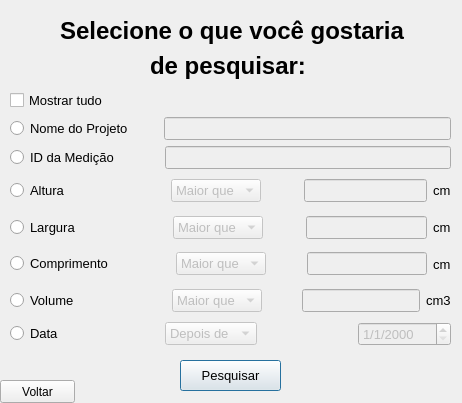
<?xml version="1.0" encoding="UTF-8"?>
<ui version="4.0">
 <class>Dialog</class>
 <widget class="QDialog" name="Dialog">
  <property name="geometry">
   <rect>
    <x>0</x>
    <y>0</y>
    <width>462</width>
    <height>403</height>
   </rect>
  </property>
  <property name="windowTitle">
   <string>Dialog</string>
  </property>
  <widget class="QLabel" name="label_2">
   <property name="geometry">
    <rect>
     <x>60</x>
     <y>0</y>
     <width>351</width>
     <height>61</height>
    </rect>
   </property>
   <property name="font">
    <font>
     <family>Arial</family>
     <pointsize>18</pointsize>
     <weight>75</weight>
     <bold>true</bold>
     <underline>false</underline>
     <strikeout>false</strikeout>
     <kerning>true</kerning>
    </font>
   </property>
   <property name="text">
    <string>Selecione o que você gostaria </string>
   </property>
  </widget>
  <widget class="QLabel" name="label_3">
   <property name="geometry">
    <rect>
     <x>150</x>
     <y>30</y>
     <width>161</width>
     <height>71</height>
    </rect>
   </property>
   <property name="font">
    <font>
     <family>Arial</family>
     <pointsize>18</pointsize>
     <weight>75</weight>
     <bold>true</bold>
     <underline>false</underline>
     <strikeout>false</strikeout>
     <kerning>true</kerning>
    </font>
   </property>
   <property name="text">
    <string>de pesquisar:</string>
   </property>
  </widget>
  <widget class="QPushButton" name="pesquisarButton">
   <property name="geometry">
    <rect>
     <x>180</x>
     <y>360</y>
     <width>101</width>
     <height>31</height>
    </rect>
   </property>
   <property name="font">
    <font>
     <family>Arial</family>
     <pointsize>10</pointsize>
    </font>
   </property>
   <property name="text">
    <string>Pesquisar</string>
   </property>
  </widget>
  <widget class="QPushButton" name="voltarButton">
   <property name="geometry">
    <rect>
     <x>0</x>
     <y>380</y>
     <width>75</width>
     <height>23</height>
    </rect>
   </property>
   <property name="text">
    <string>Voltar</string>
   </property>
  </widget>
  <widget class="QWidget" name="layoutWidget">
   <property name="geometry">
    <rect>
     <x>10</x>
     <y>90</y>
     <width>441</width>
     <height>256</height>
    </rect>
   </property>
   <property name="font">
    <font>
     <family>Arial</family>
     <pointsize>10</pointsize>
    </font>
   </property>
   <layout class="QVBoxLayout" name="verticalLayout">
    <item>
     <layout class="QHBoxLayout" name="horizontalLayout_8">
      <item>
       <widget class="QCheckBox" name="tudoRB">
        <property name="font">
         <font>
          <family>Arial</family>
          <pointsize>10</pointsize>
         </font>
        </property>
        <property name="cursor">
         <cursorShape>ArrowCursor</cursorShape>
        </property>
        <property name="text">
         <string>Mostrar tudo</string>
        </property>
       </widget>
      </item>
     </layout>
    </item>
    <item>
     <layout class="QHBoxLayout" name="horizontalLayout_7">
      <item>
       <widget class="QRadioButton" name="nomeRB">
        <property name="enabled">
         <bool>true</bool>
        </property>
        <property name="font">
         <font>
          <family>Arial</family>
          <pointsize>10</pointsize>
         </font>
        </property>
        <property name="text">
         <string>Nome do Projeto       </string>
        </property>
       </widget>
      </item>
      <item>
       <widget class="QLineEdit" name="nomeText">
        <property name="enabled">
         <bool>false</bool>
        </property>
       </widget>
      </item>
     </layout>
    </item>
    <item>
     <layout class="QHBoxLayout" name="horizontalLayout_5">
      <item>
       <widget class="QRadioButton" name="idRB">
        <property name="enabled">
         <bool>true</bool>
        </property>
        <property name="font">
         <font>
          <family>Arial</family>
          <pointsize>10</pointsize>
         </font>
        </property>
        <property name="text">
         <string>ID da Medição           </string>
        </property>
        <attribute name="buttonGroup">
         <string notr="true">filtros</string>
        </attribute>
       </widget>
      </item>
      <item>
       <widget class="QLineEdit" name="idText">
        <property name="enabled">
         <bool>false</bool>
        </property>
       </widget>
      </item>
     </layout>
    </item>
    <item>
     <layout class="QHBoxLayout" name="horizontalLayout_3">
      <item>
       <widget class="QRadioButton" name="alturaRB">
        <property name="enabled">
         <bool>true</bool>
        </property>
        <property name="font">
         <font>
          <family>Arial</family>
          <pointsize>10</pointsize>
         </font>
        </property>
        <property name="text">
         <string>Altura                </string>
        </property>
        <attribute name="buttonGroup">
         <string notr="true">filtros</string>
        </attribute>
       </widget>
      </item>
      <item>
       <spacer name="horizontalSpacer_5">
        <property name="orientation">
         <enum>Qt::Horizontal</enum>
        </property>
        <property name="sizeHint" stdset="0">
         <size>
          <width>40</width>
          <height>20</height>
         </size>
        </property>
       </spacer>
      </item>
      <item>
       <widget class="QComboBox" name="alturaCB">
        <property name="enabled">
         <bool>false</bool>
        </property>
        <item>
         <property name="text">
          <string>Maior que</string>
         </property>
        </item>
        <item>
         <property name="text">
          <string>Menor que</string>
         </property>
        </item>
        <item>
         <property name="text">
          <string>Igual a</string>
         </property>
        </item>
       </widget>
      </item>
      <item>
       <spacer name="horizontalSpacer_10">
        <property name="orientation">
         <enum>Qt::Horizontal</enum>
        </property>
        <property name="sizeHint" stdset="0">
         <size>
          <width>40</width>
          <height>20</height>
         </size>
        </property>
       </spacer>
      </item>
      <item>
       <widget class="QLineEdit" name="alturaText">
        <property name="enabled">
         <bool>false</bool>
        </property>
       </widget>
      </item>
      <item>
       <widget class="QLabel" name="label">
        <property name="text">
         <string>cm</string>
        </property>
       </widget>
      </item>
     </layout>
    </item>
    <item>
     <layout class="QHBoxLayout" name="horizontalLayout_2">
      <item>
       <widget class="QRadioButton" name="larguraRB">
        <property name="font">
         <font>
          <family>Arial</family>
          <pointsize>10</pointsize>
         </font>
        </property>
        <property name="text">
         <string>Largura              </string>
        </property>
        <attribute name="buttonGroup">
         <string notr="true">filtros</string>
        </attribute>
       </widget>
      </item>
      <item>
       <spacer name="horizontalSpacer_2">
        <property name="orientation">
         <enum>Qt::Horizontal</enum>
        </property>
        <property name="sizeHint" stdset="0">
         <size>
          <width>40</width>
          <height>20</height>
         </size>
        </property>
       </spacer>
      </item>
      <item>
       <widget class="QComboBox" name="larguraCB">
        <property name="enabled">
         <bool>false</bool>
        </property>
        <item>
         <property name="text">
          <string>Maior que</string>
         </property>
        </item>
        <item>
         <property name="text">
          <string>Menor que</string>
         </property>
        </item>
        <item>
         <property name="text">
          <string>Igual a</string>
         </property>
        </item>
       </widget>
      </item>
      <item>
       <spacer name="horizontalSpacer">
        <property name="orientation">
         <enum>Qt::Horizontal</enum>
        </property>
        <property name="sizeHint" stdset="0">
         <size>
          <width>40</width>
          <height>20</height>
         </size>
        </property>
       </spacer>
      </item>
      <item>
       <widget class="QLineEdit" name="larguraText">
        <property name="enabled">
         <bool>false</bool>
        </property>
       </widget>
      </item>
      <item>
       <widget class="QLabel" name="label_4">
        <property name="text">
         <string>cm</string>
        </property>
       </widget>
      </item>
     </layout>
    </item>
    <item>
     <layout class="QHBoxLayout" name="horizontalLayout_6">
      <item>
       <widget class="QRadioButton" name="comprimentoRB">
        <property name="font">
         <font>
          <family>Arial</family>
          <pointsize>10</pointsize>
         </font>
        </property>
        <property name="text">
         <string>Comprimento      </string>
        </property>
        <attribute name="buttonGroup">
         <string notr="true">filtros</string>
        </attribute>
       </widget>
      </item>
      <item>
       <spacer name="horizontalSpacer_15">
        <property name="orientation">
         <enum>Qt::Horizontal</enum>
        </property>
        <property name="sizeHint" stdset="0">
         <size>
          <width>40</width>
          <height>20</height>
         </size>
        </property>
       </spacer>
      </item>
      <item>
       <widget class="QComboBox" name="comprimentoCB">
        <property name="enabled">
         <bool>false</bool>
        </property>
        <item>
         <property name="text">
          <string>Maior que</string>
         </property>
        </item>
        <item>
         <property name="text">
          <string>Menor que</string>
         </property>
        </item>
        <item>
         <property name="text">
          <string>Igual a</string>
         </property>
        </item>
       </widget>
      </item>
      <item>
       <spacer name="horizontalSpacer_16">
        <property name="orientation">
         <enum>Qt::Horizontal</enum>
        </property>
        <property name="sizeHint" stdset="0">
         <size>
          <width>40</width>
          <height>20</height>
         </size>
        </property>
       </spacer>
      </item>
      <item>
       <widget class="QLineEdit" name="comprimentoText">
        <property name="enabled">
         <bool>false</bool>
        </property>
       </widget>
      </item>
      <item>
       <widget class="QLabel" name="label_5">
        <property name="text">
         <string>cm</string>
        </property>
       </widget>
      </item>
     </layout>
    </item>
    <item>
     <layout class="QHBoxLayout" name="horizontalLayout_4">
      <item>
       <widget class="QRadioButton" name="volumeRB">
        <property name="font">
         <font>
          <family>Arial</family>
          <pointsize>10</pointsize>
         </font>
        </property>
        <property name="text">
         <string>Volume               </string>
        </property>
        <attribute name="buttonGroup">
         <string notr="true">filtros</string>
        </attribute>
       </widget>
      </item>
      <item>
       <spacer name="horizontalSpacer_11">
        <property name="orientation">
         <enum>Qt::Horizontal</enum>
        </property>
        <property name="sizeHint" stdset="0">
         <size>
          <width>40</width>
          <height>20</height>
         </size>
        </property>
       </spacer>
      </item>
      <item>
       <widget class="QComboBox" name="volumeCB">
        <property name="enabled">
         <bool>false</bool>
        </property>
        <item>
         <property name="text">
          <string>Maior que</string>
         </property>
        </item>
        <item>
         <property name="text">
          <string>Menor que</string>
         </property>
        </item>
        <item>
         <property name="text">
          <string>Igual a</string>
         </property>
        </item>
       </widget>
      </item>
      <item>
       <spacer name="horizontalSpacer_12">
        <property name="orientation">
         <enum>Qt::Horizontal</enum>
        </property>
        <property name="sizeHint" stdset="0">
         <size>
          <width>40</width>
          <height>20</height>
         </size>
        </property>
       </spacer>
      </item>
      <item>
       <widget class="QLineEdit" name="volumeText">
        <property name="enabled">
         <bool>false</bool>
        </property>
       </widget>
      </item>
      <item>
       <widget class="QLabel" name="label_6">
        <property name="text">
         <string>cm3</string>
        </property>
       </widget>
      </item>
     </layout>
    </item>
    <item>
     <layout class="QHBoxLayout" name="horizontalLayout">
      <item>
       <widget class="QRadioButton" name="dataRB">
        <property name="font">
         <font>
          <family>Arial</family>
          <pointsize>10</pointsize>
         </font>
        </property>
        <property name="text">
         <string>Data</string>
        </property>
        <attribute name="buttonGroup">
         <string notr="true">filtros</string>
        </attribute>
       </widget>
      </item>
      <item>
       <spacer name="horizontalSpacer_3">
        <property name="orientation">
         <enum>Qt::Horizontal</enum>
        </property>
        <property name="sizeHint" stdset="0">
         <size>
          <width>40</width>
          <height>20</height>
         </size>
        </property>
       </spacer>
      </item>
      <item>
       <widget class="QComboBox" name="dataCB">
        <property name="enabled">
         <bool>false</bool>
        </property>
        <item>
         <property name="text">
          <string>Depois de</string>
         </property>
        </item>
        <item>
         <property name="text">
          <string>Antes de</string>
         </property>
        </item>
        <item>
         <property name="text">
          <string>Na data de</string>
         </property>
        </item>
       </widget>
      </item>
      <item>
       <spacer name="horizontalSpacer_4">
        <property name="orientation">
         <enum>Qt::Horizontal</enum>
        </property>
        <property name="sizeHint" stdset="0">
         <size>
          <width>40</width>
          <height>20</height>
         </size>
        </property>
       </spacer>
      </item>
      <item>
       <widget class="QDateEdit" name="data">
        <property name="enabled">
         <bool>false</bool>
        </property>
        <property name="displayFormat">
         <string>d/M/yyyy</string>
        </property>
       </widget>
      </item>
     </layout>
    </item>
   </layout>
  </widget>
 </widget>
 <resources/>
 <connections>
  <connection>
   <sender>tudoRB</sender>
   <signal>clicked(bool)</signal>
   <receiver>nomeRB</receiver>
   <slot>setDisabled(bool)</slot>
   <hints>
    <hint type="sourcelabel">
     <x>230</x>
     <y>100</y>
    </hint>
    <hint type="destinationlabel">
     <x>85</x>
     <y>128</y>
    </hint>
   </hints>
  </connection>
  <connection>
   <sender>alturaRB</sender>
   <signal>toggled(bool)</signal>
   <receiver>alturaCB</receiver>
   <slot>setEnabled(bool)</slot>
   <hints>
    <hint type="sourcelabel">
     <x>64</x>
     <y>158</y>
    </hint>
    <hint type="destinationlabel">
     <x>208</x>
     <y>158</y>
    </hint>
   </hints>
  </connection>
  <connection>
   <sender>tudoRB</sender>
   <signal>clicked(bool)</signal>
   <receiver>alturaRB</receiver>
   <slot>setDisabled(bool)</slot>
   <hints>
    <hint type="sourcelabel">
     <x>230</x>
     <y>100</y>
    </hint>
    <hint type="destinationlabel">
     <x>64</x>
     <y>158</y>
    </hint>
   </hints>
  </connection>
  <connection>
   <sender>nomeRB</sender>
   <signal>toggled(bool)</signal>
   <receiver>nomeText</receiver>
   <slot>setEnabled(bool)</slot>
   <hints>
    <hint type="sourcelabel">
     <x>85</x>
     <y>128</y>
    </hint>
    <hint type="destinationlabel">
     <x>307</x>
     <y>128</y>
    </hint>
   </hints>
  </connection>
  <connection>
   <sender>alturaRB</sender>
   <signal>toggled(bool)</signal>
   <receiver>alturaText</receiver>
   <slot>setEnabled(bool)</slot>
   <hints>
    <hint type="sourcelabel">
     <x>64</x>
     <y>158</y>
    </hint>
    <hint type="destinationlabel">
     <x>374</x>
     <y>158</y>
    </hint>
   </hints>
  </connection>
  <connection>
   <sender>tudoRB</sender>
   <signal>clicked(bool)</signal>
   <receiver>larguraRB</receiver>
   <slot>setDisabled(bool)</slot>
   <hints>
    <hint type="sourcelabel">
     <x>230</x>
     <y>100</y>
    </hint>
    <hint type="destinationlabel">
     <x>64</x>
     <y>188</y>
    </hint>
   </hints>
  </connection>
  <connection>
   <sender>tudoRB</sender>
   <signal>clicked(bool)</signal>
   <receiver>comprimentoRB</receiver>
   <slot>setDisabled(bool)</slot>
   <hints>
    <hint type="sourcelabel">
     <x>230</x>
     <y>100</y>
    </hint>
    <hint type="destinationlabel">
     <x>63</x>
     <y>218</y>
    </hint>
   </hints>
  </connection>
  <connection>
   <sender>tudoRB</sender>
   <signal>clicked(bool)</signal>
   <receiver>volumeRB</receiver>
   <slot>setDisabled(bool)</slot>
   <hints>
    <hint type="sourcelabel">
     <x>230</x>
     <y>100</y>
    </hint>
    <hint type="destinationlabel">
     <x>64</x>
     <y>248</y>
    </hint>
   </hints>
  </connection>
  <connection>
   <sender>tudoRB</sender>
   <signal>clicked(bool)</signal>
   <receiver>dataRB</receiver>
   <slot>setDisabled(bool)</slot>
   <hints>
    <hint type="sourcelabel">
     <x>230</x>
     <y>100</y>
    </hint>
    <hint type="destinationlabel">
     <x>36</x>
     <y>278</y>
    </hint>
   </hints>
  </connection>
  <connection>
   <sender>larguraRB</sender>
   <signal>toggled(bool)</signal>
   <receiver>larguraCB</receiver>
   <slot>setEnabled(bool)</slot>
   <hints>
    <hint type="sourcelabel">
     <x>64</x>
     <y>188</y>
    </hint>
    <hint type="destinationlabel">
     <x>209</x>
     <y>188</y>
    </hint>
   </hints>
  </connection>
  <connection>
   <sender>larguraRB</sender>
   <signal>toggled(bool)</signal>
   <receiver>larguraText</receiver>
   <slot>setEnabled(bool)</slot>
   <hints>
    <hint type="sourcelabel">
     <x>64</x>
     <y>188</y>
    </hint>
    <hint type="destinationlabel">
     <x>374</x>
     <y>188</y>
    </hint>
   </hints>
  </connection>
  <connection>
   <sender>comprimentoRB</sender>
   <signal>toggled(bool)</signal>
   <receiver>comprimentoCB</receiver>
   <slot>setEnabled(bool)</slot>
   <hints>
    <hint type="sourcelabel">
     <x>63</x>
     <y>218</y>
    </hint>
    <hint type="destinationlabel">
     <x>208</x>
     <y>218</y>
    </hint>
   </hints>
  </connection>
  <connection>
   <sender>comprimentoRB</sender>
   <signal>toggled(bool)</signal>
   <receiver>comprimentoText</receiver>
   <slot>setEnabled(bool)</slot>
   <hints>
    <hint type="sourcelabel">
     <x>63</x>
     <y>218</y>
    </hint>
    <hint type="destinationlabel">
     <x>374</x>
     <y>218</y>
    </hint>
   </hints>
  </connection>
  <connection>
   <sender>volumeRB</sender>
   <signal>toggled(bool)</signal>
   <receiver>volumeCB</receiver>
   <slot>setEnabled(bool)</slot>
   <hints>
    <hint type="sourcelabel">
     <x>64</x>
     <y>248</y>
    </hint>
    <hint type="destinationlabel">
     <x>209</x>
     <y>248</y>
    </hint>
   </hints>
  </connection>
  <connection>
   <sender>volumeRB</sender>
   <signal>toggled(bool)</signal>
   <receiver>volumeText</receiver>
   <slot>setEnabled(bool)</slot>
   <hints>
    <hint type="sourcelabel">
     <x>64</x>
     <y>248</y>
    </hint>
    <hint type="destinationlabel">
     <x>374</x>
     <y>248</y>
    </hint>
   </hints>
  </connection>
  <connection>
   <sender>dataRB</sender>
   <signal>toggled(bool)</signal>
   <receiver>data</receiver>
   <slot>setEnabled(bool)</slot>
   <hints>
    <hint type="sourcelabel">
     <x>36</x>
     <y>278</y>
    </hint>
    <hint type="destinationlabel">
     <x>403</x>
     <y>278</y>
    </hint>
   </hints>
  </connection>
  <connection>
   <sender>dataRB</sender>
   <signal>toggled(bool)</signal>
   <receiver>dataCB</receiver>
   <slot>setEnabled(bool)</slot>
   <hints>
    <hint type="sourcelabel">
     <x>36</x>
     <y>278</y>
    </hint>
    <hint type="destinationlabel">
     <x>210</x>
     <y>278</y>
    </hint>
   </hints>
  </connection>
  <connection>
   <sender>idRB</sender>
   <signal>toggled(bool)</signal>
   <receiver>idText</receiver>
   <slot>setEnabled(bool)</slot>
   <hints>
    <hint type="sourcelabel">
     <x>86</x>
     <y>163</y>
    </hint>
    <hint type="destinationlabel">
     <x>308</x>
     <y>163</y>
    </hint>
   </hints>
  </connection>
  <connection>
   <sender>tudoRB</sender>
   <signal>clicked(bool)</signal>
   <receiver>idRB</receiver>
   <slot>setDisabled(bool)</slot>
   <hints>
    <hint type="sourcelabel">
     <x>230</x>
     <y>100</y>
    </hint>
    <hint type="destinationlabel">
     <x>86</x>
     <y>163</y>
    </hint>
   </hints>
  </connection>
 </connections>
 <buttongroups>
  <buttongroup name="filtros"/>
 </buttongroups>
</ui>
